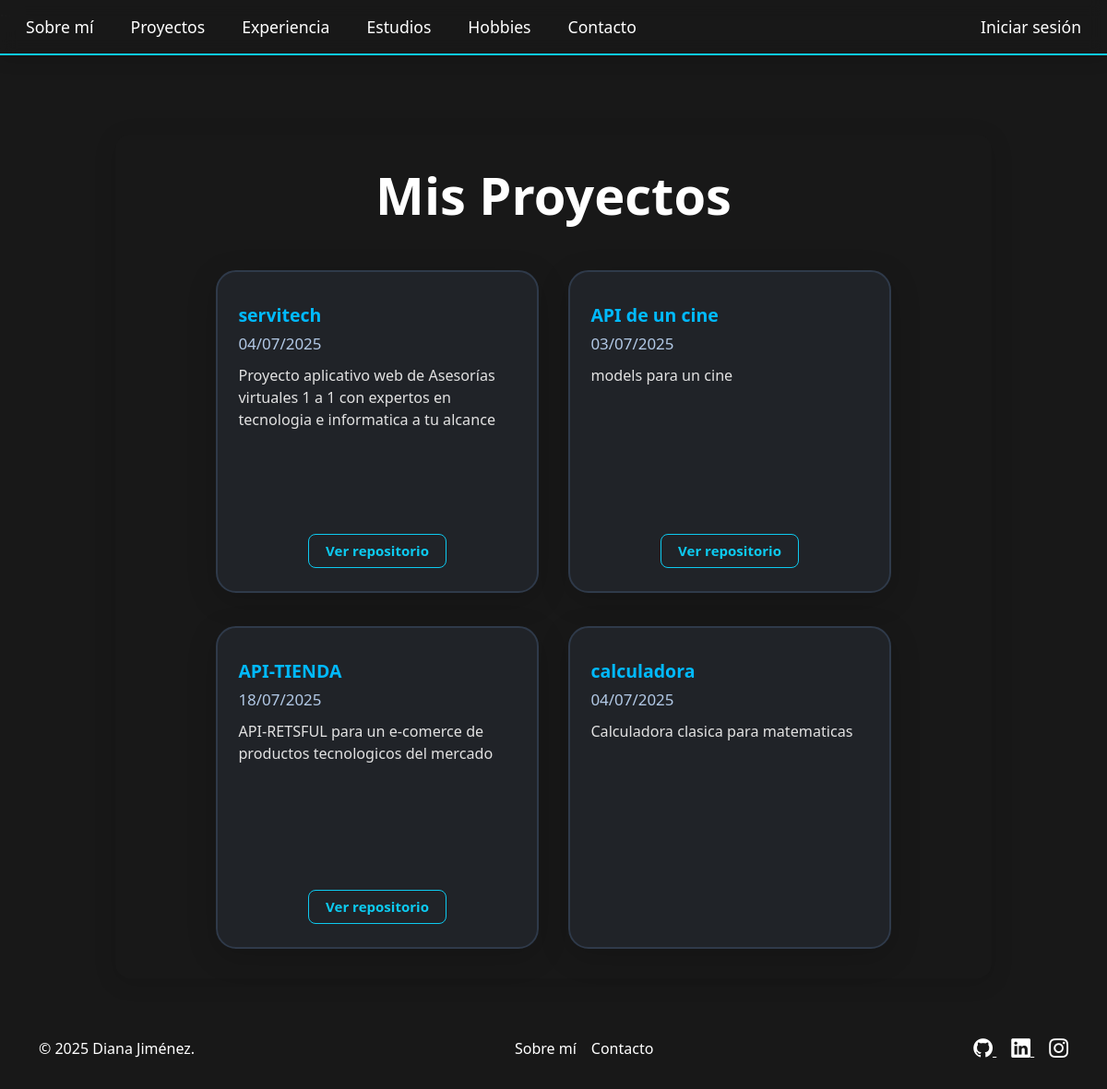
The page /proyectos/ on the database its author committed.
### portafolio_app/models.py (models this page shows, shortened)
class Proyecto(models.Model):
    titulo = models.CharField(max_length=100)
    descripcion = models.TextField()
    fecha = models.DateField()
    link_repo = models.URLField("Enlace al repositorio", max_length=250, blank=True, null=True)  # <-- Nuevo campo

### portafolio_app/views.py (the view)
# urls.py: path('proyectos/', views.lista_proyectos, name='lista_proyectos'),
def lista_proyectos(request):
    proyectos = Proyecto.objects.all()
    return render(request, 'portafolio/lista_proyectos.html', {'proyectos': proyectos})

### portafolio_app/templates/portafolio/lista_proyectos.html (shortened to what this page needs)
{% extends 'portafolio/base.html' %}
{% load static %}
{% block contenido %}
<div class="crud-container">
    <h1 class="display-4 fw-bold gradient-text text-center mb-5">Mis Proyectos</h1>
    <div class="card-list-grid">
        {% for proyecto in proyectos %}
        <div class="card-custom" >
            <div class="card-title-main">{{ proyecto.titulo }}</div>
            <div class="card-title-secondary">{{ proyecto.fecha|date:"d/m/Y" }}</div>
            <div class="card-description">{{ proyecto.descripcion }}</div>
            {% if proyecto.link_repo %}
            <div class="card-repo-btn-container">
                <a href="{{ proyecto.link_repo }}" target="_blank" rel="noopener" class="card-repo-btn">
                    Ver repositorio
                </a>
            </div>
            {% endif %}
        </div>
        {% empty %}
        <div class="text-center text-muted">No hay proyectos registrados.</div>
        {% endfor %}
    </div>
</div>
{% endblock %}

### static/css/styles.css (style rules this page uses)
html, body { min-height: 100vh; background: #181818; }
body { display: flex; flex-direction: column; height: 100vh; color: #fff; }
body, h1, h2, h3, h4, h5, h6, p, ul, ol, li, label, span, a, .lead { color: #fff; }

### static/css/crud_portafolio.css (style rules this page uses)
.crud-container { background-color: var(--color-bg, #181818); border-radius: 16px; padding: 2rem 1.5rem; margin: 2rem auto; box-shadow: 0 4px 24px rgba(0, 0, 0, 0.13); max-width: 950px; }

### static/css/estudios.css (style rules this page uses)
body { background: #181818; }

### static/css/tarjetas.css (style rules this page uses)
.card-list-grid { display: flex; flex-wrap: wrap; gap: 36px 32px; justify-content: center; align-items: stretch; margin-top: 2.5rem; }
.card-custom { background: #202328; border: 2px solid #2f3a4a; border-radius: 22px; box-shadow: 0 8px 32px rgba(0, 0, 0, 0.17); padding: 2rem 1.4rem 1.4rem 1.4rem; width: 350px; min-width: 350px; max-width: 350px; height: 350px; min-height: 350px; max-height: 350px; transition: transform 0.23s, box-shadow 0.23s; position: relative; color: #fff; display: flex; flex-direction: column; justify-content: flex-start; align-items: stretch; overflow: hidden; }
.card-title-main { color: #00baff; font-weight: bold; font-size: 1.22rem; margin-bottom: 0.2rem; }
.card-title-secondary { color: #b2c9e6; font-size: 1.06rem; font-weight: 500; margin-bottom: 0.6rem; }
.card-description { font-size: 1.01rem; color: #e2e2e2; margin-bottom: 1.1rem; overflow: hidden; text-overflow: ellipsis; display: -webkit-box; -webkit-line-clamp: 5; -webkit-box-orient: vertical; line-clamp: 5; }
.card-repo-btn-container { width: 100%; display: flex; justify-content: center; margin-top: auto; margin-bottom: 0.2rem; }
.card-repo-btn { font-size: 0.94rem; padding: 6px 18px; border-radius: 8px; border: 1.5px solid #0dcaf0; background: transparent; color: #0dcaf0; font-weight: 600; text-decoration: none; transition: background 0.18s, color 0.18s, border 0.18s; box-shadow: none; outline: none; display: inline-block; text-align: center; }

### rows shown on the page
Proyecto: titulo "servitech", fecha "04/07/2025", descripcion "Proyecto aplicativo web de Asesorías virtuales 1 a 1 con expertos en tecnologia e informatica a tu alcance"
Proyecto: titulo "API de un cine", fecha "03/07/2025", descripcion "models para un cine"
Proyecto: titulo "API-TIENDA", fecha "18/07/2025", descripcion "API-RETSFUL para un e-comerce de productos tecnologicos del mercado"
Proyecto: titulo "calculadora", fecha "04/07/2025", descripcion "Calculadora clasica para matematicas"
